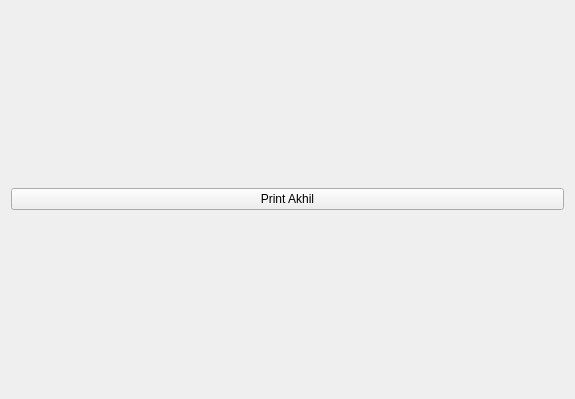
<?xml version="1.0" encoding="UTF-8"?>
<ui version="4.0">
 <class>Form</class>
 <widget class="QWidget" name="Form">
  <property name="geometry">
   <rect>
    <x>0</x>
    <y>0</y>
    <width>575</width>
    <height>399</height>
   </rect>
  </property>
  <property name="windowTitle">
   <string>Form</string>
  </property>
  <layout class="QVBoxLayout" name="verticalLayout_2">
   <item>
    <layout class="QVBoxLayout" name="verticalLayout">
     <item>
      <widget class="QPushButton" name="printAkhil_btn">
       <property name="text">
        <string>Print Akhil</string>
       </property>
      </widget>
     </item>
    </layout>
   </item>
  </layout>
 </widget>
 <resources/>
 <connections/>
</ui>
